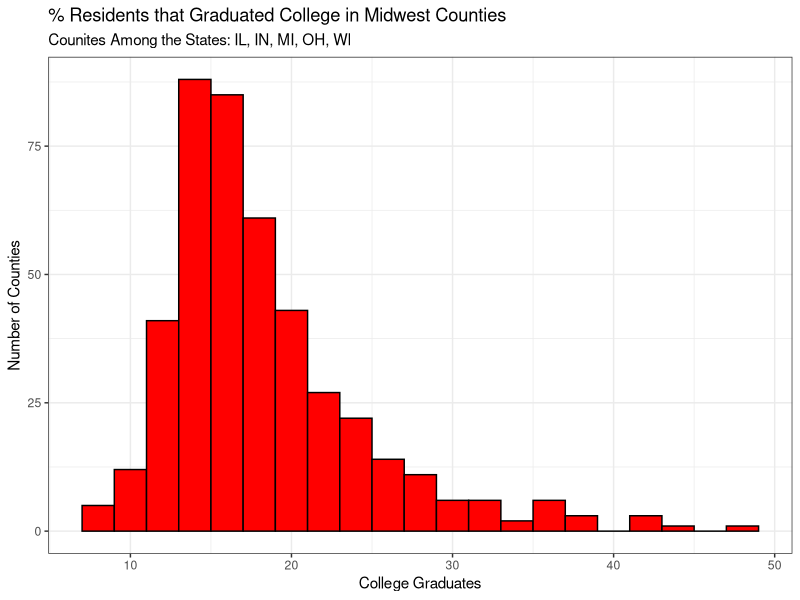
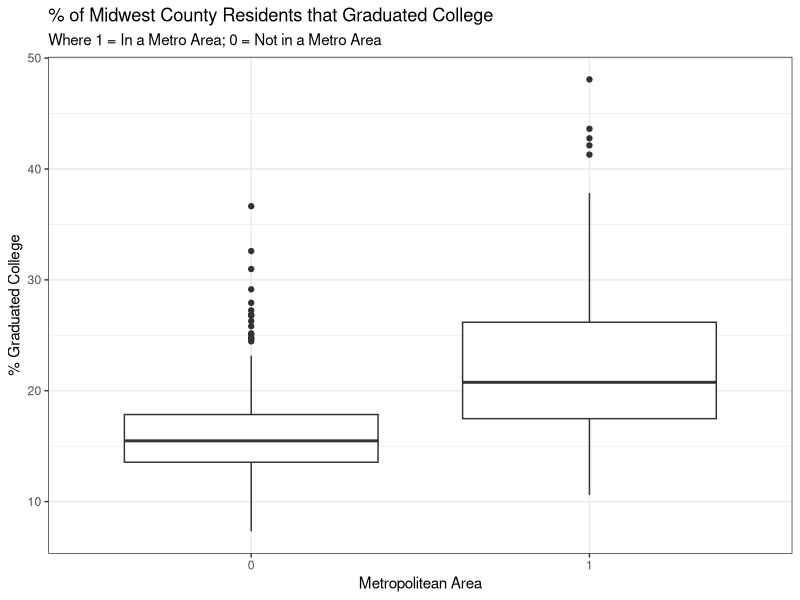

Source code (R) for these figures, in order:
## ---- chunk 1
knitr::opts_chunk$set(comment=NA)
options(width = 70)
## ---- chunk 2
library(tidyverse)

## ---- chunk 3
midwest %>%
    count(state)  
## ---- chunk 4
midwest %>%
    filter(state == "OH") %>%
    filter(county == "CUYAHOGA") %>%
    select(state, county, percollege, inmetro)
## ---- chunk 5
ggplot(midwest, aes(x = percollege)) +
    geom_histogram(binwidth = 2,
    fill = "red", col = "black") +
    labs(x = "College Graduates",
         y = "Number of Counties",
         title = "% Residents that Graduated College in Midwest Counties",
         subtitle = "Counites Among the States: IL, IN, MI, OH, WI") +
      theme_bw()
    
      
## ---- chunk 6
ggplot(midwest, aes(x = factor(inmetro), y = percollege)) +
  geom_boxplot() +
  labs(x = "Metropolitean Area",
       y = "% Graduated College",
       title = "% of Midwest County Residents that Graduated College",
       subtitle = "Where 1 = In a Metro Area; 0 = Not in a Metro Area") +
  theme_bw()

